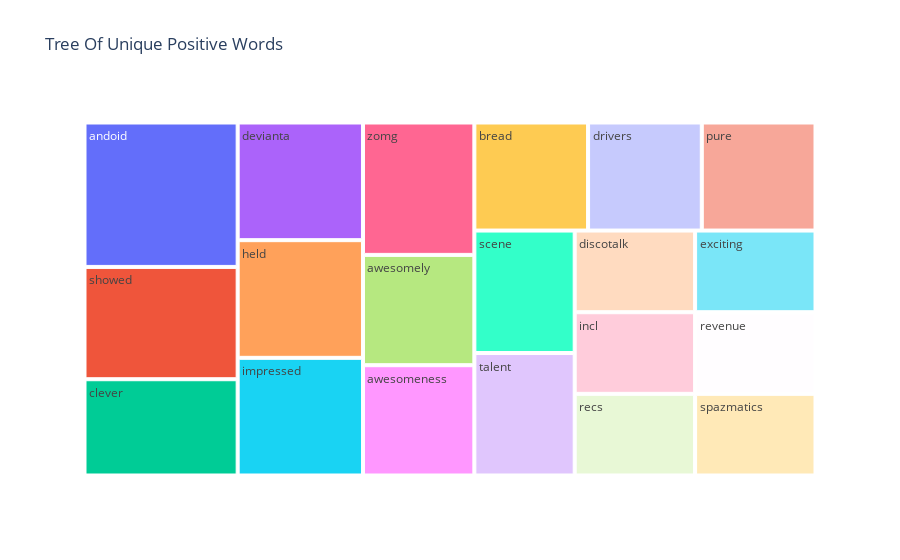

This figure's notebook cell:
### Code cell
fig = px.treemap(Unique_Positive, path=['words'], values='count',title='Tree Of Unique Positive Words')
fig.show()

### Figure 1 — Plotly figure (JSON) as saved in the notebook; plotly's stock layout.template omitted (floating-point values rounded to 4 significant figures)
{"data": [{"branchvalues": "total", "domain": {"x": [0, 1], "y": [0, 1]}, "hovertemplate": "labels=%{label}<br>count=%{value}<br>parent=%{parent}<br>id=%{id}<extra></extra>", "ids": ["andoid", "awesomely", "awesomeness", "bread", "clever", "devianta", "discotalk", "drivers", "exciting", "held", "impressed", "incl", "pure", "recs", "revenue", "scene", "showed", "spazmatics", "talent", "zomg"], "labels": ["andoid", "awesomely", "awesomeness", "bread", "clever", "devianta", "discotalk", "drivers", "exciting", "held", "impressed", "incl", "pure", "recs", "revenue", "scene", "showed", "spazmatics", "talent", "zomg"], "name": "", "parents": ["", "", "", "", "", "", "", "", "", "", "", "", "", "", "", "", "", "", "", ""], "type": "treemap", "values": [9, 5, 5, 5, 6, 6, 4, 5, 4, 6, 6, 4, 5, 4, 4, 5, 7, 4, 5, 6]}], "layout": {"legend": {"tracegroupgap": 0}, "title": {"text": "Tree Of Unique Positive Words"}}}
